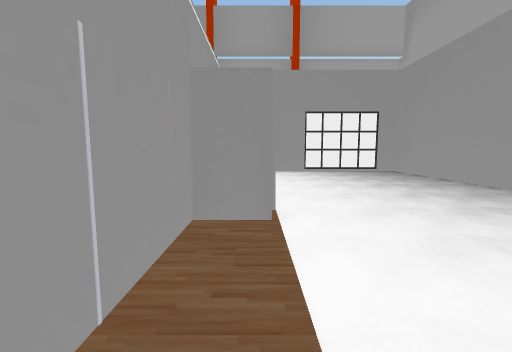
View 1 (above)

16 first-person views from a walk through a 3-D level made in the Unity game engine. The camera is 1.3 m above the floor, tilts 6° down and sees 90° across. Doors are open. The floor is counted in squares, 1 m on a side. Each view is taken from the middle of a square. On the plan, view 1 faces up. The plan holds only what a view shows up to about 13 squares ahead; the rest is blank. The place goes on beyond the plan. Some animated figures are not drawn.

View 2
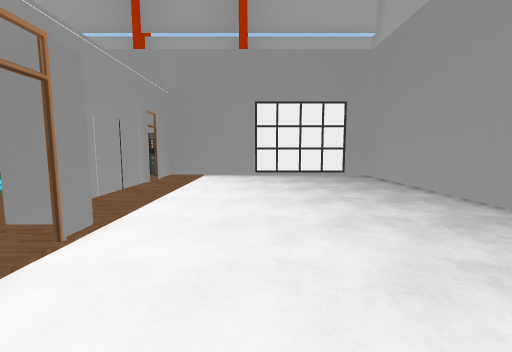

View 3
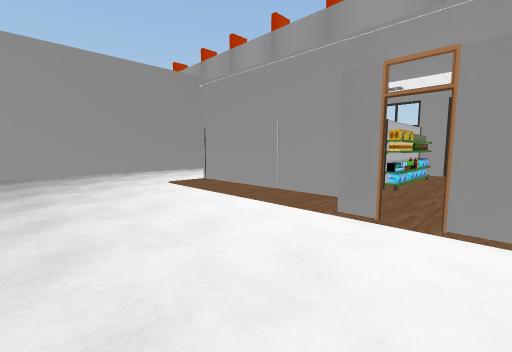

View 4
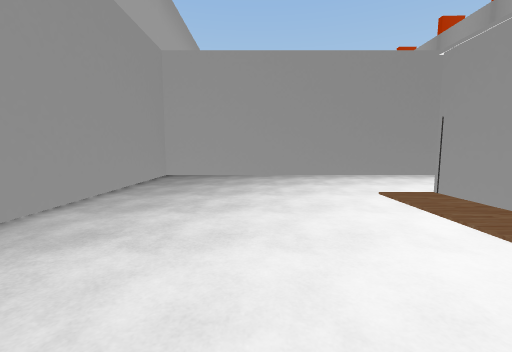

View 5
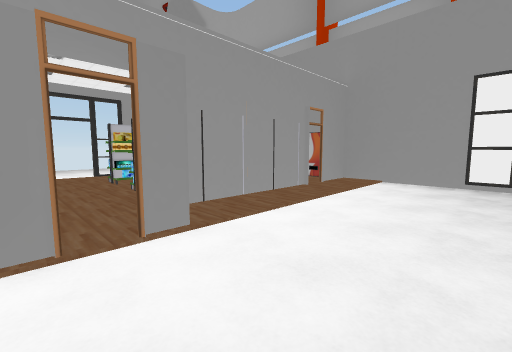

View 6
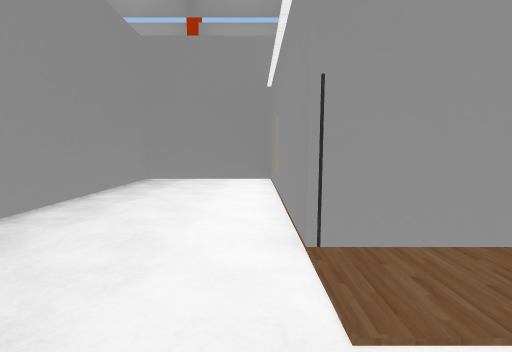

View 7
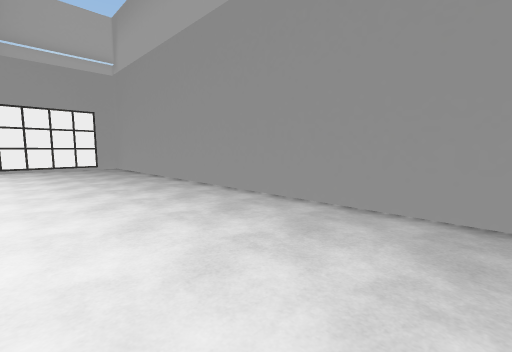

View 8
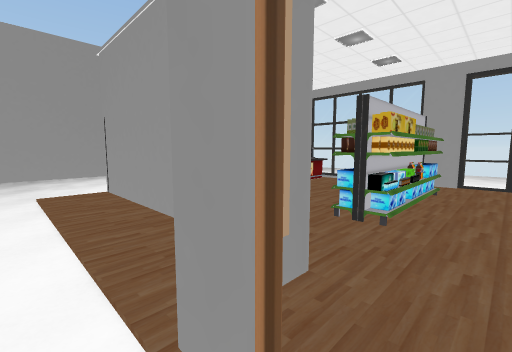

View 9
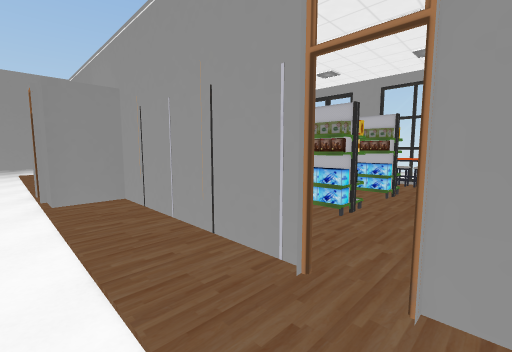

View 10
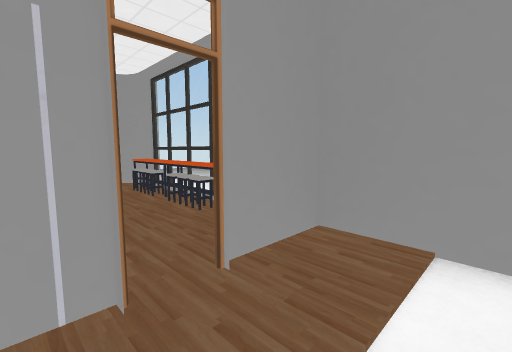

View 11
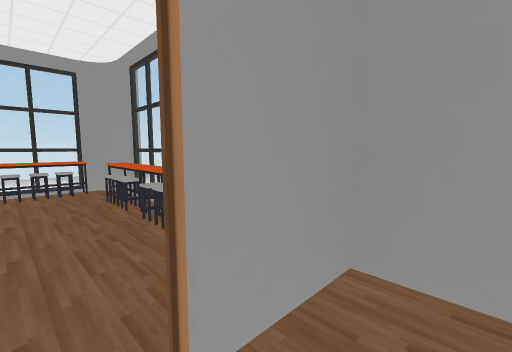

View 12
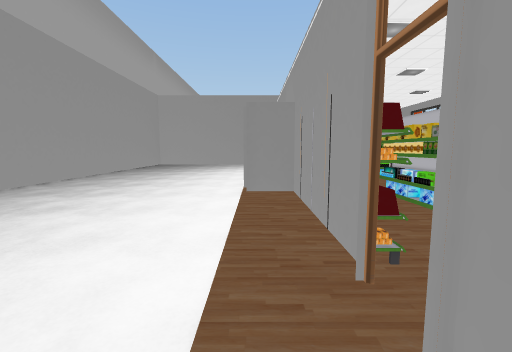

View 13
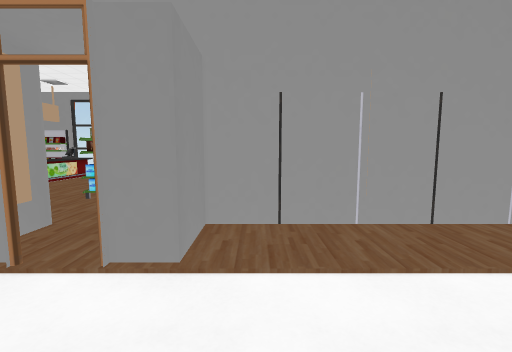

View 14
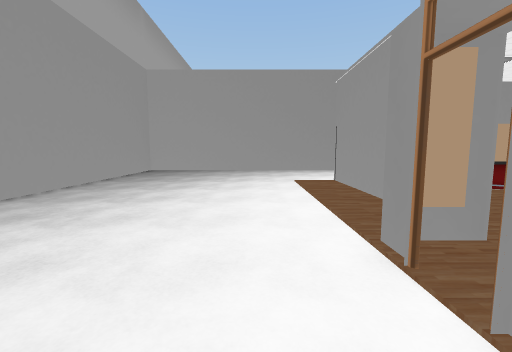

View 15
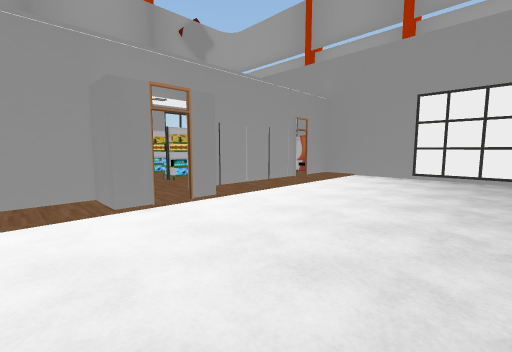

View 16
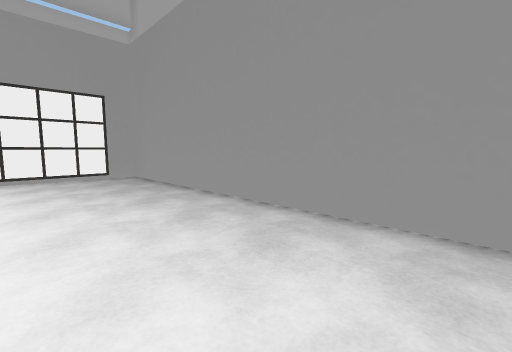

### Floor plan
Points are (right, up) in squares from view 1. A wall is a line through its corners. A room is listed if a view was taken in it or the views show most of it. See-through windows are left out.
Room 1 (views 1, 2, 3, 4, 5, 6, 7, 8, 9, 10, 11, 12, 13, 14, 15, 16)
walls: (-1.2, 4.6) (-1.2, 1.4); (0.3, 5.5) (0.3, 4.6) (-1.2, 4.6) (-0.2, 4.6); (-0.4, 7.2) (-1.2, 7.2) (0.3, 7.2) (0.3, 6.3); (-1.2, 7.6) (-1.2, 7.2); (-1.2, -1.4) (-1.2, -2.4); (-5.4, -2.4) (-9, -2.4); (-1.2, 12.8) (-1.2, 10.4); (-9.2, 6.1) (-9.2, 3.9); (-9.2, -0.4) (-9.2, -7.8) (8.5, -7.8) (8.5, 15.6) (-1.2, 15.6) (-1.2, 13.5); (-9.2, 8.8) (-9.2, 7.9); (-4.1, 15.6) (-8.6, 15.6); (-9.2, 14.9) (-9.2, 14.4); (-8.3, 15.6) (-8.7, 15.6) (-9.1, 15.3) (-9.2, 14.7)
ways out: open door at (-9, 7); open door at (-1, 13); open door at (0, 6)
objects: counter (-9, 0) to (-7, 0); stool (-9, 11); other object (-9, 12); stool (-9, 13); stool (-9, 14); shelf (-7, 5) to (-3, 5); shelf (-7, 8); shelf (-7, 12); stool (-7, 15); shelf (-6, 8) to (-6, 9); shelf (-6, 11) to (-6, 12); stool (-6, 15); counter (-5, 0); stool (-5, 15); shelf (-4, 4) to (-3, 4); shelf (-4, 8); shelf (-4, 12); stool (-4, 15); shelf (-3, 8) to (-3, 12); other object (-3, 15) to (-2, 15); shelf (-2, -2) to (-1, 1); shelf (-2, 9) to (-1, 10); shelf (-2, 11) to (-1, 12); other object (-1, 8); other object (-1, 10)

Where each view was taken, in squares from view 1:
view 1: 0 up, 0 right, facing up
view 2: 3 up, 3 right, facing up
view 3: 7 up, 5 right, facing down-left
view 4: 5 up, 4 right, facing down
view 5: 5 up, 4 right, facing up-left
view 6: 3 down, 2 right, facing left
view 7: 3 down, 3 right, facing up-right
view 8: 6 up, 1 right, facing down-left
view 9: 14 up, 1 right, facing down-left
view 10: 12 up, 1 right, facing up-left
view 11: 13 up, 0 right, facing up-left
view 12: 15 up, 0 right, facing down
view 13: 8 up, 3 right, facing left
view 14: 8 up, 2 right, facing down
view 15: 3 up, 6 right, facing up-left
view 16: 3 up, 4 right, facing up-right
